Frame 1 (no input): blank canvas, image omitted
Frame 60 (the mouse pressed at the canvas centre just before this capture): blank canvas, image omitted
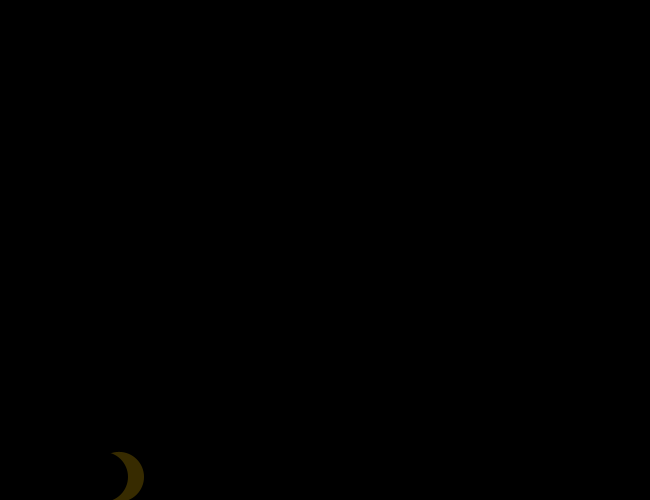
Frame 120 (the mouse held since frame 60 and released just before this capture)

The Processing sketch whose frames 1 and 60 were blank and that drew this single picture after the mouse press (run headless with seeded random() and noise(); from frame 60 on, the mouse is pressed at the canvas centre):

// Processing sketch: sunrise
// ── sunrise.pde
float bgcolor;
float x=0,y;
Boolean daytime = false;
void setup() {
  size(650, 500);
}
void draw() {
  y=cos(x/360*PI)*height/2+height/2+100;
  if (y>height/2+100) {
    bgcolor=0;
  } else
    bgcolor= map(y, 100, height/2+100, 255, 0);
  background(bgcolor);
  noStroke();
   if (daytime) {
    fill(255, 40, 80);
    ellipse(x, y, 50, 50);
  } else {
    fill(255, 200, 0);
    ellipse(x, y, 50, 50);
    fill(bgcolor);
    ellipse(x-16, y, 50, 50);
  }
  fill(0, 200);
  rect(0, height/2+100, width, height/2-100); 
  if (x>width+50) {
    x=0;
    daytime = !daytime;
  }
  x++;
}
